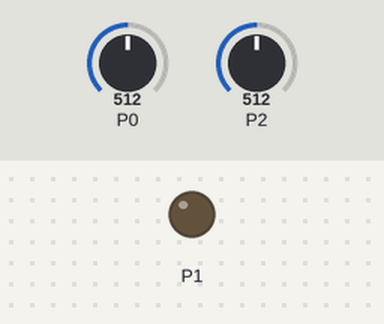
Simulated run of this program. Board: BBC micro:bit (MakeCode). Parts: output pins drawn as LEDs (lit = HIGH). Dashed ring = blinking. The test bench sets the inputs (shaded band); at power-on: P2 = 512, P0 = 512 (analog values on the 0–1023 scale).

Above: at 1.2 s.
1.3 s: P2 set to 408
2.8 s: P2 set to 392
At 3.6 s:
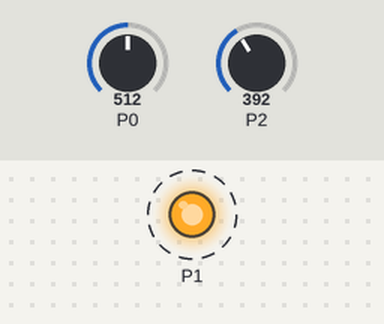
5.8 s: P2 set to 410
7.4 s: P2 set to 390
At 8.2 s:
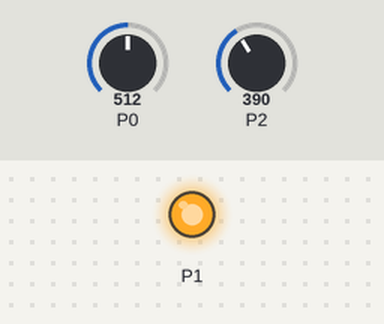
10.4 s: P0 set to 122
13.4 s: P0 set to 0
At 13.88 s:
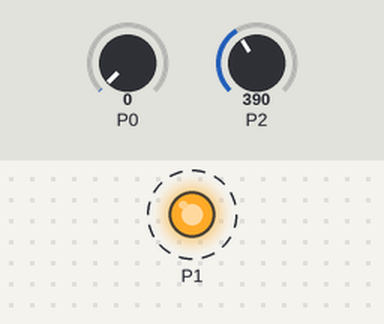
Timing chart, 0 to 17.4 s (numbered marks = the images above; inputs shaded):
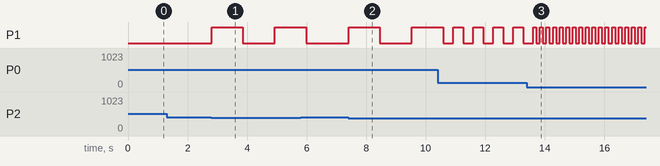

The program:

main.ts
```typescript
basic.forever(function () {
    if (pins.analogReadPin(AnalogPin.P2) < 400) {
        pins.digitalWritePin(DigitalPin.P1, 1)
        basic.pause(pins.map(
        pins.analogReadPin(AnalogPin.P0),
        0,
        1023,
        100,
        2000
        ))
        pins.digitalWritePin(DigitalPin.P1, 0)
        basic.pause(pins.map(
        pins.analogReadPin(AnalogPin.P0),
        0,
        1023,
        100,
        2000
        ))
    }
})
```

test.ts
```typescript
// tu są testy; nie będzie to kompilowane, gdy ten pakiet będzie używany jako rozszerzenie.
```

Measured:
- the behaviour switches between 400 and 399 on P2 (found by bisection; images 0 and 1)
- after the input at 1.3 s, every drawn part: stays the same
- after the input at 2.8 s, P1: LOW → HIGH at once, → LOW 1.1 s later, → HIGH 1.1 s later
- after the input at 7.4 s, P1: LOW → HIGH at once, → LOW 1.1 s later, → HIGH 1.1 s later
- after the input at 13.4 s, P1: alternates HIGH for 0.10 s and LOW for 0.12 s, starting after 0.32 s
